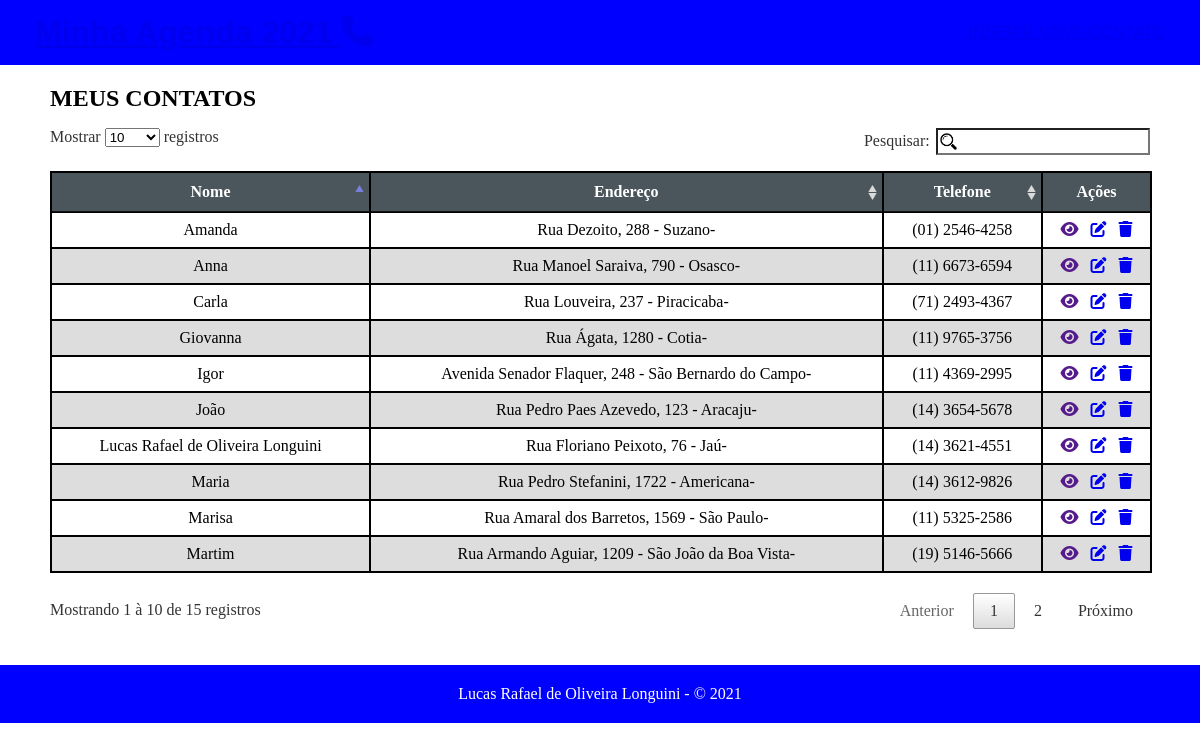
The page / on the database its author committed.
### tables this page shows
CREATE TABLE Contatos (
	`id_contato`	INT NOT NULL AUTO_INCREMENT PRIMARY KEY,
	`nome`			VARCHAR(60) NOT NULL,
	`email`			VARCHAR(50) NULL,
	`telefone`		VARCHAR(14) NULL,
	`celular`		VARCHAR(15) NOT NULL,
	`endereco`		VARCHAR(50) NOT NULL,
	`num`			VARCHAR(5) NOT NULL,
	`bairro`		VARCHAR(30) NULL,
	`cidade`		VARCHAR(50) NOT NULL,
	`cep`			VARCHAR(9) NULL,
	`observacoes`	VARCHAR(2000) NULL,
	`id_estado`		INT NOT NULL,
	FOREIGN KEY (`id_estado`) REFERENCES Estados (`id_estado`)
);

### controllers/InicioController.class.php (called while the page is built)
<?php
	require_once "models/Conexao.class.php";
	require_once "models/ContatoDAO.class.php";
	class InicioController {
		public function inicio() {
			$contDAO = new ContatoDAO();
			$contato = $contDAO->listarContatos();
			require_once "views/home.php";
		}
	}

### models/Conexao.class.php (called while the page is built, shortened)
<?php
	abstract class Conexao {
		protected function __construct() {
			try {
				$this->db = new PDO("mysql:host=localhost; dbname=AgendaTelefonica; charset=utf8mb4", "root", "");
			}
			catch(Exception $e) {
				die("Ocorreu um erro durante a conexão com o banco de dados. " .$e->getMessage());
			}
		}
	}

### models/ContatoDAO.class.php (called while the page is built, shortened)
<?php
	class ContatoDAO extends Conexao {
		public function listarContatos() {
			$sql = "SELECT * FROM contatos";
			try {
				$stmt = $this->db->prepare($sql);
				$stmt->execute();
				return $stmt->fetchAll(PDO::FETCH_OBJ);
				$this->db = null;
			}
			catch(Exception $e) {
				die("Erro ao listar contatos. " .$e->getMessage());
			}
		}
	}

### views/home.php (the view, shortened to what this page needs)
<?php require_once "_nav.php" ?>
<main>
	<h2>MEUS CONTATOS</h2>
	<table id="contatos">
		<thead>
			<tr>
				<th>Nome</th>
				<th>Endereço</th>
				<th>Telefone</th>
				<th>Ações</th>
			</tr>
		</thead>
		<tbody>
			<?php
				foreach ($contato as $cont) {
					echo "<tr>
						<td>{$cont->nome}</td>
						<td>{$cont->endereco}, {$cont->num} - {$cont->cidade}-{$cont->uf}</td>
						<td>{$cont->telefone}</td>
						<td><a href='' title='Visualizar'><span class='fas fa-eye'></span></a> &nbsp; <a href='?c=ContatoController&m=editarContato&id={$cont->id_contato}' title='Editar'><span class='fas fa-edit'></span></a> &nbsp; <a href='?c=ContatoController&m=apagarContato&id={$cont->id_contato}' title='Apagar'><span class='fas fa-trash'></span></a></td>
					</tr>";
				}
			?>
		</tbody>
	</table>
</main>
<?php require_once "_footer.php" ?>

### index.php
<?php
	if ($_GET) {
		$controle = $_GET["c"];
		$metodo = $_GET["m"];
		require_once "controllers/" .$controle. ".class.php";
		$obj = new $controle();
		$obj->$metodo();
	}
	else {
		require_once "controllers/InicioController.class.php";
		$init = new InicioController();
		$init->inicio();
	}

### views/_nav.php (shortened to what this page needs)
<!DOCTYPE html>
<html lang="pt-BR">
	<head>
		<link rel="stylesheet" type="text/css" href="views/assets/css/layout.css" />
		<link rel="stylesheet" type="text/css" href="views/assets/fontawesome-5.15-pro/css/all.css"/>
		<link rel="stylesheet" type="text/css" href="views/assets/js/jquery/plugins/tables.css" />
	</head>
	<body>
		<header>
			<h1><a href="index.php">Minha Agenda <?php echo date("Y") ?> <span class="fas fa-phone"></span></a></h1>
			<a href="?c=ContatoController&m=inserirContato" class="novo-contato"><span class="fas fa-phone-plus"></span> INSERIR NOVO CONTATO</a>
		</header>

### views/_footer.php
		<footer>
			<p>Lucas Rafael de Oliveira Longuini - &copy; <?php echo date("Y"); ?></p>
		</footer>
	</body>
</html>

### views/assets/css/layout.css (style rules this page uses)
* { margin: 0; padding: 0; box-sizing: border-box; }
header { width: 100%; height: 65px; background-color: blue; color: #FFF; display: flex; justify-content: space-between; align-items: center; font-family: "Arial", sans-serif; padding: 0 35px; }
main { padding: 20px 50px; }
#contatos, #contatos td, th { border: 1px #000 solid; }
#contatos th { background-color: #4A555C; color: #FFF; }
#contatos td { text-align: center; }
#contatos tr:nth-child(even) { background-color: #DDD; }
footer { background-color: blue; color: #FFF; text-align: center; padding: 20px 0; }

### rows shown on the page
contatos: nome "Lucas Rafael de Oliveira Longuini", endereco "Rua Floriano Peixoto", num "76", cidade "Jaú", telefone "(14) 3621-4551"
contatos: nome "João", endereco "Rua Pedro Paes Azevedo", num "123", cidade "Aracaju", telefone "(14) 3654-5678"
contatos: nome "Maria", endereco "Rua Pedro Stefanini", num "1722", cidade "Americana", telefone "(14) 3612-9826"
contatos: nome "Amanda", endereco "Rua Dezoito", num "288", cidade "Suzano", telefone "(01) 2546-4258"
contatos: nome "Carla", endereco "Rua Louveira", num "237", cidade "Piracicaba", telefone "(71) 2493-4367"
contatos: nome "Giovanna", endereco "Rua Ágata", num "1280", cidade "Cotia", telefone "(11) 9765-3756"
contatos: nome "Martim", endereco "Rua Armando Aguiar", num "1209", cidade "São João da Boa Vista", telefone "(19) 5146-5666"
contatos: nome "Marisa", endereco "Rua Amaral dos Barretos", num "1569", cidade "São Paulo", telefone "(11) 5325-2586"
contatos: nome "Anna", endereco "Rua Manoel Saraiva", num "790", cidade "Osasco", telefone "(11) 6673-6594"
contatos: nome "Igor", endereco "Avenida Senador Flaquer", num "248", cidade "São Bernardo do Campo", telefone "(11) 4369-2995"
